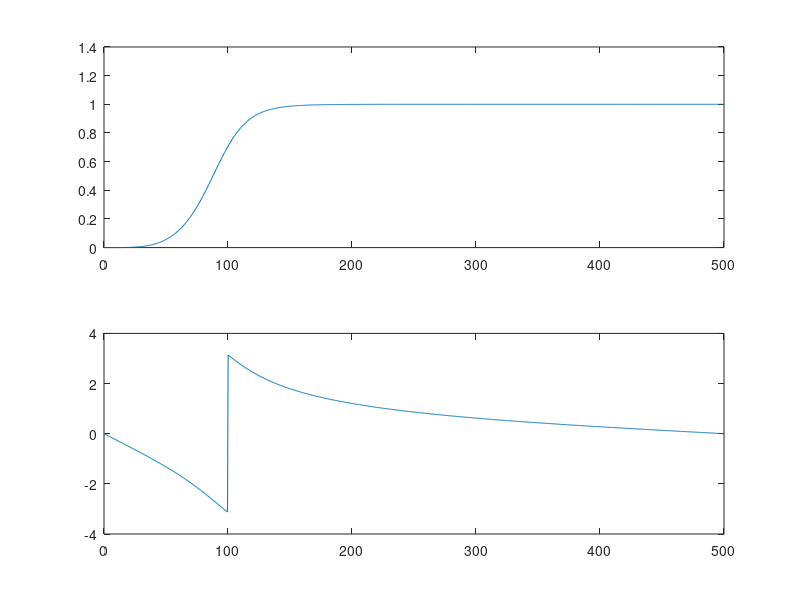

The MATLAB source for this figure:
fs=1000;
fc=100;

[b,a]=butter(4,fc/(fs/2),'high');

[H,w]=freqz(b,a,1024,fs);

subplot(2,1,1)
plot(w,abs(H))

subplot(2,1,2)
plot(w,angle(H))
